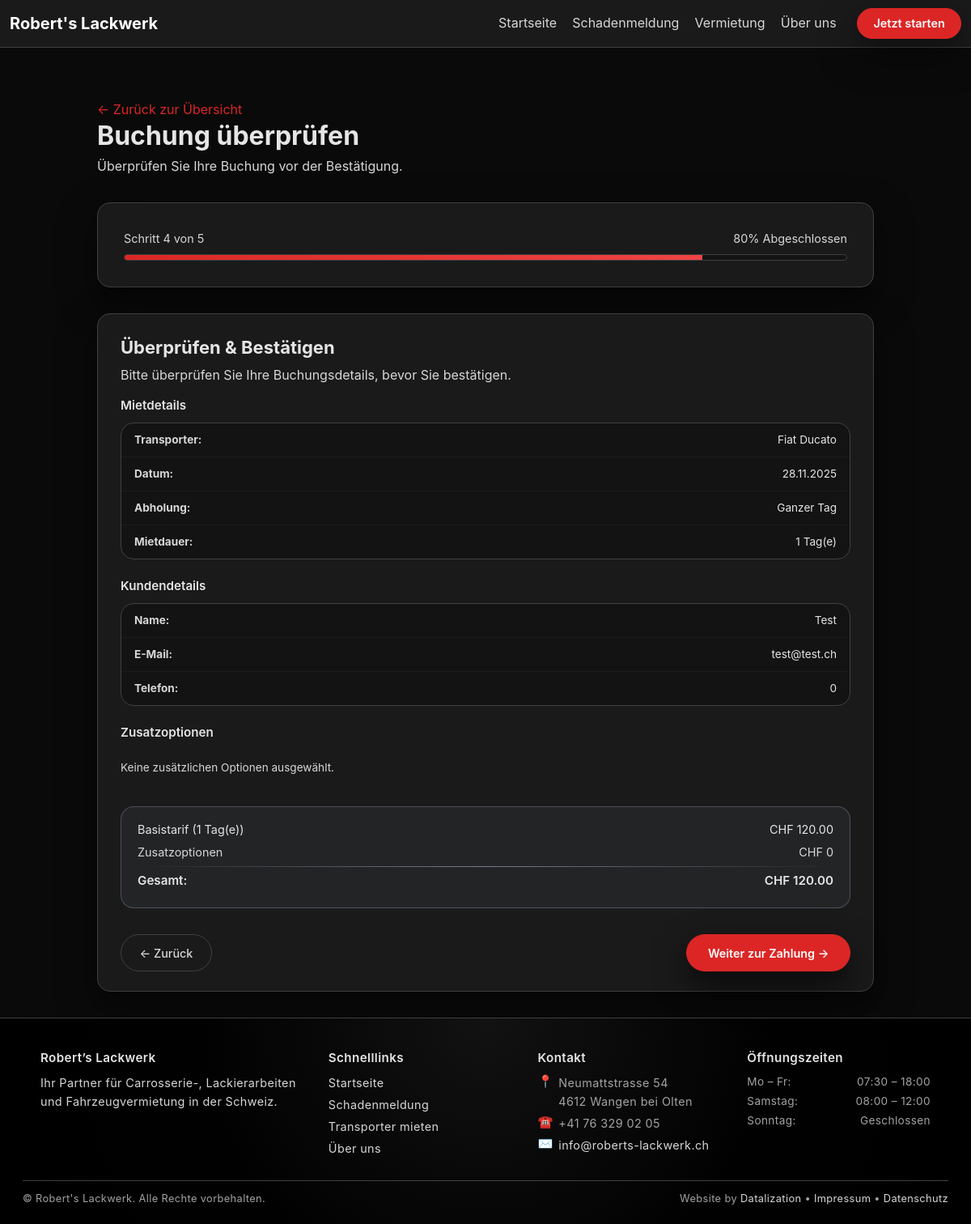
Screenshot of /mietfahrzeuge/buchung/review/ (signed in) with the database file from the repository.
### main/models.py (models this page shows, shortened)
class Booking(models.Model):
    STATUS_CHOICES = [
        ("pending", "Ausstehend"),
        ("confirmed", "Bestätigt"),
        ("completed", "Abgeschlossen"),
        ("cancelled", "Storniert"),
    ]
    TIME_SLOTS = [
        ("MORNING", "Vormittag"),
        ("AFTERNOON", "Nachmittag"),
        ("FULLDAY", "Ganzer Tag"),
    ]
    INSURANCE_CHOICES = [
        ("basic", "Basis"),
        ("full", "Vollkasko"),
        ("premium", "Premium"),
    ]
    KM_CHOICES = [
        ("100km", "100 km"),
        ("200km", "200 km"),
        ("unlimited", "Unbegrenzt"),
    ]
    PAYMENT_STATUS_CHOICES = [
        ("unpaid", "Offen"),
        ("paid", "Bezahlt"),
        ("refunded", "Erstattet"),
    ]
    transporter  = models.ForeignKey(Transporter, on_delete=models.CASCADE)
    vehicle = models.ForeignKey(Vehicle, on_delete=models.SET_NULL, null=True, blank=True, related_name="bookings")
    customer = models.ForeignKey(Customer, on_delete=models.SET_NULL, null=True, blank=True, related_name="bookings")
    date         = models.DateField()
    time_slot    = models.CharField(max_length=10, choices=TIME_SLOTS)
    pickup_date  = models.DateField(null=True, blank=True)
    return_date  = models.DateField(null=True, blank=True)
    pickup_time  = models.CharField(max_length=5, blank=True)
    return_time  = models.CharField(max_length=5, blank=True)
    customer_name   = models.CharField(max_length=100)
    customer_email  = models.EmailField()
    customer_phone  = models.CharField(max_length=50)
    customer_address        = models.CharField("Adresse", max_length=255)
    driver_license_number   = models.CharField("Führerscheinnummer", max_length=100)
    additional_insurance = models.BooleanField(default=False)
    moving_blankets      = models.BooleanField(default=False)
    hand_truck           = models.BooleanField(default=False)
    tie_down_straps      = models.BooleanField(default=False)
    additional_notes     = models.TextField(blank=True, null=True)
    status = models.CharField(max_length=20, choices=STATUS_CHOICES, default="pending")
    admin_notes = models.TextField(blank=True)
    km_package = models.CharField(max_length=20, choices=KM_CHOICES, default="100km")
    extras = models.JSONField(default=list, blank=True)
    insurance = models.CharField(max_length=20, choices=INSURANCE_CHOICES, default="basic")
    total_price = models.DecimalField(max_digits=10, decimal_places=2, default=0)
    PAYMENT_METHOD_CHOICES = [
        ("CARD", "Kreditkarte (Stripe)"),
        ("CASH", "Barzahlung"),
    ]
    payment_method = models.CharField(max_length=10, choices=PAYMENT_METHOD_CHOICES, default="CASH")
    payment_status = models.CharField(max_length=10, choices=PAYMENT_STATUS_CHOICES, default="unpaid")
    transaction_id = models.CharField(max_length=100, blank=True)
    created_at = models.DateTimeField(auto_now_add=True)
    updated_at = models.DateTimeField(auto_now=True)
    class Meta:
        unique_together = ("transporter", "date", "time_slot")
        indexes = [models.Index(fields=["transporter", "date"])]

class Transporter(models.Model):
    BUCHUNG_OPTIONEN = [
        ('vormittag', 'Vormittag'),
        ('nachmittag', 'Nachmittag'),
        ('ganztag', 'Ganztag'),
    ]
    name         = models.CharField(max_length=100)
    kennzeichen  = models.CharField(max_length=20, unique=True)
    farbe = models.CharField("Farbe", max_length=50, blank=True)
    preis_chf = models.DecimalField("Preis (CHF)", max_digits=7, decimal_places=2, default=0)
    verfuegbar_ab = models.DateField()
    bild = models.ImageField(
        upload_to="transporter_bilder/",
        blank=True,
        null=True,
        help_text="Bild des Transporters hochladen"
    )
    description = models.TextField(blank=True, default="")
    buchung = models.CharField(
        max_length=20,
        choices=BUCHUNG_OPTIONEN,
        blank=True,
        null=True,
        help_text="Verfügbare Buchungsoption"
    )

### main/views.py (the view)
# urls.py: path("mietfahrzeuge/buchung/review/", views.booking_review, name="booking_review"),          # Schritt 4
def booking_review(request):
    booking_id = request.session.get("current_booking_id")
    if not booking_id:
        return redirect("mietfahrzeuge")
    booking = get_object_or_404(Booking, pk=booking_id)
    daily_price = booking.transporter.preis_chf  # DecimalField
    rental_days = 1  # ggf. später über Dauer berechnen
    base_price = daily_price * rental_days if daily_price else None
    extras = []
    if booking.additional_insurance:
        extras.append(("Zusatzversicherung", 25))
    if booking.moving_blankets:
        extras.append(("Umzugsdecken (10 Stk.)", 15))
    if booking.hand_truck:
        extras.append(("Sackkarre / Dolly", 10))
    if booking.tie_down_straps:
        extras.append(("Spannsets (4 Stk.)", 8))
    extras_total = sum(price for _, price in extras) if extras else 0
    total_price = (base_price or 0) + extras_total if (base_price is not None or extras_total) else None
    context = {
        "booking": booking,
        "base_price": base_price,
        "rental_days": rental_days,
        "extras": extras,
        "extras_total": extras_total,
        "total_price": total_price,
    }
    if request.method == "POST":
        return redirect("booking_payment")
    return render(request, "booking_review.html", context)

### main/templates/booking_review.html (shortened to what this page needs)
{% extends "base.html" %}
{% block content %}
<section class="rl-wizard">
  <header class="rl-wizard-header">
    <a href="{% url 'mietfahrzeuge' %}" class="rl-back-link">← Zurück zur Übersicht</a>
    <h1 class="rl-wizard-title">Buchung überprüfen</h1>
    <p class="rl-wizard-subtitle">Überprüfen Sie Ihre Buchung vor der Bestätigung.</p>
  </header>
  <section class="rl-wizard-card rl-wizard-card--progress">
    <div class="rl-wizard-progress">
      <div class="rl-wizard-progress__top">
        <span>Schritt 4 von 5</span>
        <span>80% Abgeschlossen</span>
      </div>
      <div class="progress-track">
        <div class="progress-bar" style="width:80%;"></div>
      </div>
    </div>
  </section>
  <section class="rl-wizard-card">
    <header class="rl-wizard-card__header">
      <h2 class="rl-card__title">Überprüfen &amp; Bestätigen</h2>
      <p class="rl-card__subtitle">Bitte überprüfen Sie Ihre Buchungsdetails, bevor Sie bestätigen.</p>
    </header>
    <form method="post" class="rl-wizard-body">
      <div class="rl-review-section">
        <h3 class="rl-review-title">Mietdetails</h3>
        <dl class="rl-review-list">
          <div class="rl-review-row">
            <dt>Transporter:</dt>
            <dd>{{ booking.transporter.name }}</dd>
          </div>
          <div class="rl-review-row">
            <dt>Datum:</dt>
            <dd>{{ booking.date|date:"d.m.Y" }}</dd>
          </div>
          <div class="rl-review-row">
            <dt>Abholung:</dt>
            <dd>{{ booking.get_time_slot_display }}</dd>
          </div>
          <div class="rl-review-row">
            <dt>Mietdauer:</dt>
            <dd>{% if rental_days %}{{ rental_days }} Tag(e){% else %}-{% endif %}</dd>
          </div>
        </dl>
      </div>
      <div class="rl-review-section">
        <h3 class="rl-review-title">Kundendetails</h3>
        <dl class="rl-review-list">
          <div class="rl-review-row"><dt>Name:</dt><dd>{{ booking.customer_name }}</dd></div>
          <div class="rl-review-row"><dt>E-Mail:</dt><dd>{{ booking.customer_email }}</dd></div>
          <div class="rl-review-row"><dt>Telefon:</dt><dd>{{ booking.customer_phone|default:"-" }}</dd></div>
        </dl>
      </div>
      <div class="rl-review-section">
        <h3 class="rl-review-title">Zusatzoptionen</h3>
        {% if extras %}
          <ul class="rl-extra-list">
            {% for label, price in extras %}
              <li class="rl-extra-item">
                <span>{{ label }}</span>
                <span>CHF {{ price }}</span>
              </li>
            {% endfor %}
          </ul>
        {% else %}
          <p class="rl-review-empty">Keine zusätzlichen Optionen ausgewählt.</p>
        {% endif %}
      </div>
      <div class="rl-review-summary">
        <div class="rl-review-summary-row">
          <span>Basistarif{% if rental_days %} ({{ rental_days }} Tag(e)){% endif %}</span>
          <span>{% if base_price %}CHF {{ base_price }}{% else %}CHF –{% endif %}</span>
        </div>
        <div class="rl-review-summary-row rl-review-summary-row--muted">
          <span>Zusatzoptionen</span>
          <span>{% if extras_total %}CHF {{ extras_total }}{% else %}CHF 0{% endif %}</span>
        </div>
        <div class="rl-review-summary-divider"></div>
        <div class="rl-review-summary-row rl-review-summary-row--total">
          <span>Gesamt:</span>
          <span>{% if total_price %}CHF {{ total_price }}{% else %}CHF –{% endif %}</span>
        </div>
      </div>
      <footer class="rl-wizard-footer">
        <a href="{% url 'booking_options' %}" class="btn rl-btn-secondary">← Zurück</a>
        <button type="submit" class="btn rl-btn-primary">Weiter zur Zahlung →</button>
      </footer>
    </form>
  </section>
</section>
{% endblock %}

### static/css/design/variables.css (style rules this page uses)
:root { --bg:#0a0a0a;--bg-elevated:#111111;--bg-card:#1a1a1a;--bg-card-soft:#131313;--primary:#dc2626;--primary-soft:#ef4444;--primary-dark:#b91c1c;--border:#404040;--border-strong:#525252;--text:#e5e5e5;--text-soft:#d7d7d7;--text-muted:#a3a3a3;--error:#ef4444;--success:#22c55e;--radius-xs:4px;--radius-sm:8px;--radius-md:12px;--radius-lg:16px;--shadow-soft:0 18px 45px rgba(0,0,0,.5);--shadow-strong:0 25px 60px rgba(0,0,0,.65);--container-width:1350px;--spacing-2:.25rem;--spacing-4:.5rem;--spacing-6:.75rem;--spacing-8:1rem;--spacing-12:1.5rem;--spacing-16:2rem;--spacing-24:3rem;--transition-fast:150ms ease-out;--transition-med:220ms ease-out;--nav-height:72px;--font-base:16px;--font-lg:18px;--font-xl:22px;--font-xxl:34px;--line-height-base:1.6; }
html { font-size:100%; }
body { margin:0;padding:0;background:var(--bg);color:var(--text);font-family:-apple-system,BlinkMacSystemFont,"SF Pro Text","Segoe UI",system-ui,sans-serif;font-size:var(--font-base);line-height:var(--line-height-base);-webkit-font-smoothing:antialiased; }
h1,h2,h3,h4,h5,h6 { margin:0 0 var(--spacing-8);font-weight:700;color:var(--text); }
p { margin:0 0 var(--spacing-8);color:var(--text-soft); }
a { text-decoration:none;color:var(--primary);transition:color var(--transition-fast); }
*,*::before,*::after { box-sizing:border-box; }

### static/css/design/layout.css (style rules this page uses)
.page-bg { min-height:100vh;background:#0a0a0a;color:var(--text); }

### static/css/figma.css (style rules this page uses)
:root { --fig-bg: #0a0a0a; --fig-surface: #141415; --fig-surface-strong: #1b1c1f; --fig-border: #2a2b2f; --fig-text: #f5f5f7; --fig-muted: #aeb0b7; --fig-accent: #dc2626; --fig-accent-soft: #2d0f12; --fig-radius: 14px; }

### rows the page displays
Booking: transporter.name "Fiat Ducato", date "28.11.2025", time_slot "Ganzer Tag", customer_name "Test", customer_email "test@test.ch", customer_phone "0"

### other values shown
{{ rental_days }} "1"
{{ base_price }} "120.00"
{{ total_price }} "120.00"
